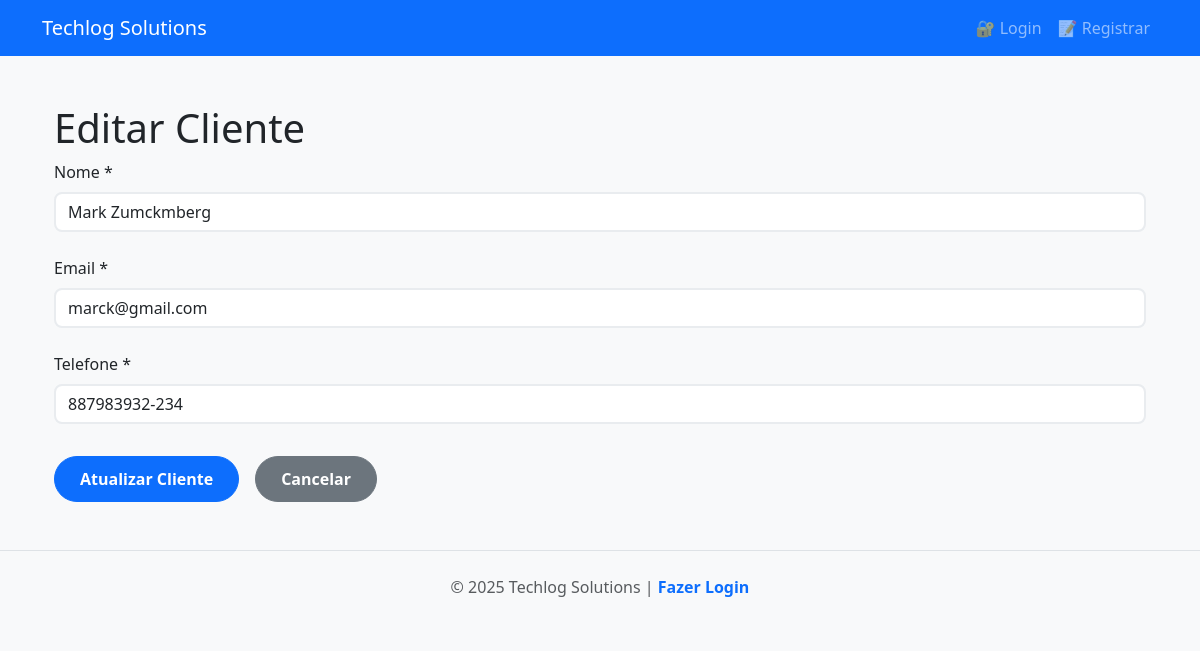
Screenshot of /clientes/3 with the database file from the repository.
### tables this page shows
CREATE TABLE clientes (
                        id INTEGER PRIMARY KEY AUTOINCREMENT,
                        nome TEXT NOT NULL,
                        email TEXT NOT NULL,
                        telefone TEXT NOT NULL
                    );

### app/rotas/rcliente.py (the view)
@router_front.get("/{cliente_id}", response_class=HTMLResponse)
async def editar_cliente(request:Request, repo:RepoCliente,cliente_id:int):
    cliente = await repo.obter_cliente(cliente_id)
    return templates.TemplateResponse(
        request=request,
        name="clientes-form.html",
        context={"Titulo": "Detalhes dos clientes", "cliente":cliente}
    )

### templates/clientes-form.html (shortened to what this page needs)
{% extends "base.html" %}
{% block conteudo %}
<div class="container">
    <h1>{{ 'Editar' if cliente else 'Cadastrar Novo' }} Cliente {{cliente_id}}</h1>
    <form id="formCliente" class="form-cliente">
        <div class="form-group">
            <label for="nome">Nome *</label>
            <input type="text" id="nome" name="nome" class="form-control" value="{{ cliente.nome if cliente else '' }}" required>
        </div>
        <div class="form-group">
            <label for="email">Email *</label>
            <input type="email" id="email" name="email" class="form-control" value="{{ cliente.email if cliente else '' }}" required>
        </div>
        <div class="form-group">
            <label for="telefone">Telefone *</label>
            <input type="tel" id="telefone" name="telefone" class="form-control" placeholder="(00) 00000-0000" value="{{ cliente.telefone if cliente else '' }}" required>
        </div>
        <div class="form-actions">
            <button type="submit" class="btn btn-primary">{{ 'Atualizar' if cliente else 'Cadastrar' }} Cliente</button>
            <a href="/clientes" class="btn btn-secondary">Cancelar</a>
        </div>
    </form>
</div>
{% endblock %}

### static/css/style.css (style rules this page uses)
:root { --primary-color: #0d6efd; --secondary-color: #6c757d; --success-color: #198754; --danger-color: #dc3545; --warning-color: #ffc107; --info-color: #0dcaf0; --light-bg: #f8f9fa; --dark-text: #212529; --border-radius: 8px; --transition: all 0.3s ease; }
body { font-family: 'Segoe UI', Tahoma, Geneva, Verdana, sans-serif; background-color: var(--light-bg); color: var(--dark-text); }
.btn { border-radius: 50px; padding: 10px 25px; font-weight: 600; transition: var(--transition); }
.form-control, .form-select { border-radius: var(--border-radius); border: 2px solid #e9ecef; transition: var(--transition); }
.form-group { margin-bottom: 1.5rem; }
.form-group label { display: block; margin-bottom: 0.5rem; font-weight: 500; }
.form-actions { margin-top: 2rem; display: flex; gap: 1rem; }

### rows the page displays
clientes: nome "Mark Zumckmberg", email "marck@gmail.com", telefone "887983932-234"

### other values shown
{{ 'Editar' if cliente else 'Cadastrar Novo' }} "Editar"
{{ 'Atualizar' if cliente else 'Cadastrar' }} "Atualizar"
